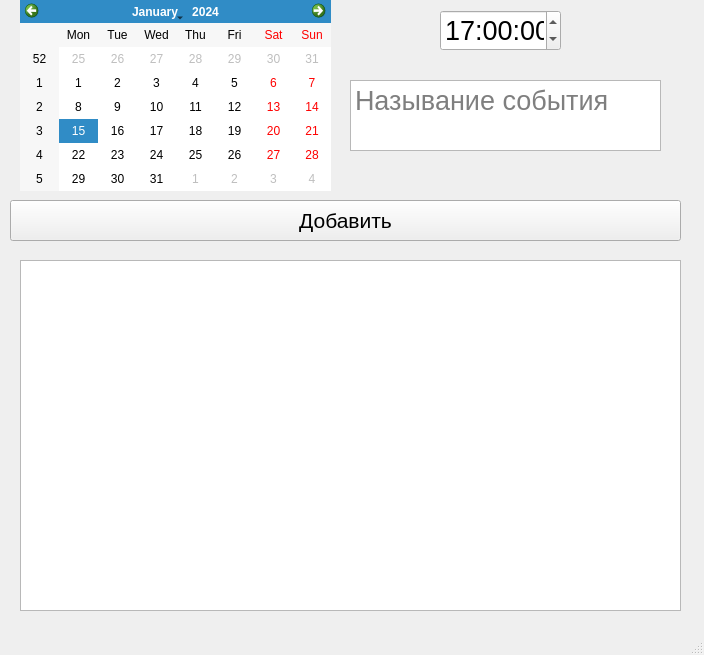
<?xml version="1.0" encoding="UTF-8"?>
<ui version="4.0">
 <class>MainWindow</class>
 <widget class="QMainWindow" name="MainWindow">
  <property name="geometry">
   <rect>
    <x>0</x>
    <y>0</y>
    <width>704</width>
    <height>655</height>
   </rect>
  </property>
  <property name="windowTitle">
   <string>MainWindow</string>
  </property>
  <widget class="QWidget" name="centralwidget">
   <widget class="QCalendarWidget" name="calendar">
    <property name="geometry">
     <rect>
      <x>20</x>
      <y>0</y>
      <width>311</width>
      <height>191</height>
     </rect>
    </property>
   </widget>
   <widget class="QTimeEdit" name="timeEdit">
    <property name="geometry">
     <rect>
      <x>440</x>
      <y>10</y>
      <width>121</width>
      <height>41</height>
     </rect>
    </property>
    <property name="font">
     <font>
      <pointsize>20</pointsize>
     </font>
    </property>
    <property name="buttonSymbols">
     <enum>QAbstractSpinBox::UpDownArrows</enum>
    </property>
    <property name="dateTime">
     <datetime>
      <hour>17</hour>
      <minute>0</minute>
      <second>0</second>
      <year>1999</year>
      <month>12</month>
      <day>31</day>
     </datetime>
    </property>
    <property name="maximumDateTime">
     <datetime>
      <hour>23</hour>
      <minute>59</minute>
      <second>59</second>
      <year>1999</year>
      <month>12</month>
      <day>31</day>
     </datetime>
    </property>
    <property name="timeSpec">
     <enum>Qt::UTC</enum>
    </property>
   </widget>
   <widget class="QPushButton" name="ok">
    <property name="geometry">
     <rect>
      <x>10</x>
      <y>200</y>
      <width>671</width>
      <height>41</height>
     </rect>
    </property>
    <property name="font">
     <font>
      <pointsize>16</pointsize>
     </font>
    </property>
    <property name="text">
     <string>Добавить</string>
    </property>
   </widget>
   <widget class="QTextEdit" name="name_text">
    <property name="geometry">
     <rect>
      <x>350</x>
      <y>80</y>
      <width>311</width>
      <height>71</height>
     </rect>
    </property>
    <property name="font">
     <font>
      <pointsize>20</pointsize>
     </font>
    </property>
    <property name="placeholderText">
     <string>Называние события</string>
    </property>
   </widget>
   <widget class="QListWidget" name="list">
    <property name="geometry">
     <rect>
      <x>20</x>
      <y>260</y>
      <width>661</width>
      <height>351</height>
     </rect>
    </property>
   </widget>
  </widget>
  <widget class="QMenuBar" name="menubar">
   <property name="geometry">
    <rect>
     <x>0</x>
     <y>0</y>
     <width>704</width>
     <height>21</height>
    </rect>
   </property>
  </widget>
  <widget class="QStatusBar" name="statusbar"/>
 </widget>
 <resources/>
 <connections/>
</ui>
